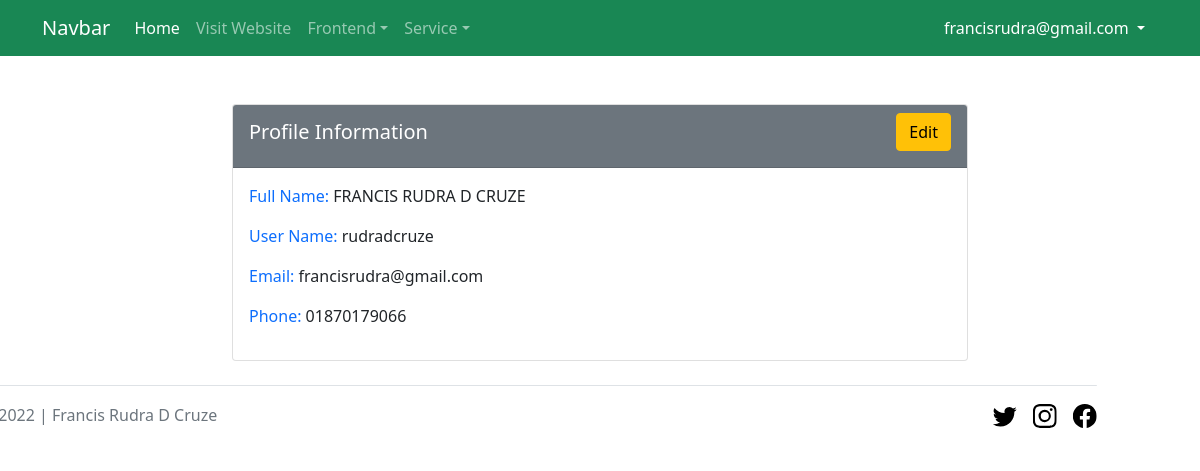
The app's page /admin/profile.php (signed in) with its own data.
### tables this page shows
CREATE TABLE `users` (
  `id` int(11) NOT NULL,
  `f_name` varchar(255) NOT NULL,
  `u_name` varchar(255) NOT NULL,
  `mobile` varchar(255) NOT NULL,
  `email` varchar(255) NOT NULL,
  `password` varchar(255) NOT NULL
);

### db.php (called while the page is built, shortened)
<?php
function db_connect(){
    $db_host = "localhost";
    $db_user = "root";
    $db_pass = "";
    $db_name = "finance_business";
    return mysqli_connect($db_host, $db_user, $db_pass, $db_name);
}
?>

### admin/profile.php (the view, shortened to what this page needs)
<?php
    require_once '../header.php';
    require_once 'navbar.php';
    require_once '../db.php';
    $login_email = $_SESSION['email'];
    $get_query = "SELECT email, f_name, u_name, mobile FROM users WHERE email='$login_email'";
    $db_result = mysqli_query(db_connect(), $get_query);
    $after_assoc = mysqli_fetch_assoc($db_result);
?>
<section>
    <div class="container">
        <div class="row">
            <div class="col-lg-8 m-auto">
                <div class="card mt-5">
                    <div class="card-header bg-secondary text-white">
                        <h5 class="card-title text-capitalize d-flex align-items-center justify-content-between">Profile Information <a href="profile_edit.php" class="btn btn-warning">edit</a></h5>
                    </div>
                    <div class="card-body">
                        <p><span class="text-primary text-capitalize">Full name: </span><?= $after_assoc['f_name'] ?></p>
                        <p><span class="text-primary text-capitalize">User name: </span><?= $after_assoc['u_name'] ?></p>
                        <p><span class="text-primary text-capitalize">email: </span><?= $after_assoc['email'] ?></p>
                        <p><span class="text-primary text-capitalize">phone: </span><?= $after_assoc['mobile'] ?></p>
                    </div>
                </div>
            </div>
        </div>
    </div>
</section>
<?php
require_once '../footer.php';
?>

### records on screen
users: f_name "FRANCIS RUDRA D CRUZE", u_name "rudradcruze", email "francisrudra@gmail.com", mobile "01870179066"

### other values on screen
$_SESSION['email'] "francisrudra@gmail.com"
